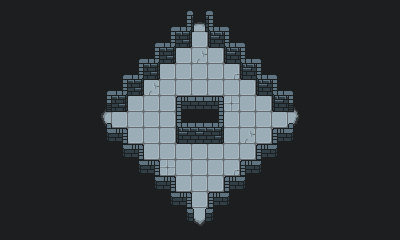

This is a level from a 2D game, rendered from its Tiled map with the project's own tilesets. A one-line summary and the complete map file follow:
An orthogonal 25x15 tile map with 16x16 px tiles, 5 tile layers (Tile Layer 1, Tile Layer 2, Tile Layer 3, Tile Layer 4, ...) and 6 objects.

<map version="1.5" tiledversion="1.6.0" orientation="orthogonal" renderorder="right-down" width="25" height="15" tilewidth="16" tileheight="16" infinite="0" nextlayerid="7" nextobjectid="7">
 <tileset firstgid="1" source="tile_revision.tsx" />
 <layer id="1" name="Tile Layer 1" width="25" height="15">
  <data encoding="csv">
57,57,57,57,57,57,57,57,57,57,57,1,5,6,57,57,57,57,57,57,57,57,57,57,57,
57,57,57,57,57,57,57,57,57,57,1,28,15,27,6,57,57,57,57,57,57,57,57,57,57,
57,57,57,57,57,57,57,57,57,1,28,38,33,37,27,6,57,57,57,57,57,57,57,57,57,
57,57,57,57,57,57,57,57,1,28,38,33,22,33,37,27,6,57,57,57,57,57,57,57,57,
57,57,57,57,57,57,57,1,28,38,33,33,33,33,25,37,27,6,57,57,57,57,57,57,57,
57,57,57,57,57,57,1,28,38,22,33,33,33,33,33,33,37,27,6,57,57,57,57,57,57,
57,57,57,57,57,57,11,38,33,33,33,17,45,18,24,33,33,37,16,57,57,57,57,57,57,
57,57,57,57,57,57,11,33,33,33,33,27,4,28,33,33,33,33,16,57,57,57,57,57,57,
57,57,57,57,57,57,41,18,33,33,33,37,14,38,33,22,33,17,46,57,57,57,57,57,57,
57,57,57,57,57,57,57,41,18,33,33,33,33,33,33,33,17,46,57,57,57,57,57,57,57,
57,57,57,57,57,57,57,57,41,18,24,33,33,33,25,17,46,57,57,57,57,57,57,57,57,
57,57,57,57,57,57,57,57,57,41,18,33,33,33,17,46,57,57,57,57,57,57,57,57,57,
57,57,57,57,57,57,57,57,57,57,41,18,33,17,46,57,57,57,57,57,57,57,57,57,57,
57,57,57,57,57,57,57,57,57,57,57,41,44,46,57,57,57,57,57,57,57,57,57,57,57,
57,57,57,57,57,57,57,57,57,57,57,57,57,57,57,57,57,57,57,57,57,57,57,57,57
</data>
 </layer>
 <layer id="2" name="Tile Layer 2" width="25" height="15">
  <data encoding="csv">
0,0,0,0,0,0,0,0,0,0,0,0,3,0,0,0,0,0,0,0,0,0,0,0,0,
0,0,0,0,0,0,0,0,0,0,0,0,13,0,0,0,0,0,0,0,0,0,0,0,0,
0,0,0,0,0,0,0,0,0,0,0,0,0,0,0,0,0,0,0,0,0,0,0,0,0,
0,0,0,0,0,0,0,0,0,0,0,0,0,0,0,0,0,0,0,0,0,0,0,0,0,
0,0,0,0,0,0,0,0,0,0,0,0,0,0,0,0,0,0,0,0,0,0,0,0,0,
0,0,0,0,0,0,0,0,0,0,0,0,0,0,0,0,0,0,0,0,0,0,0,0,0,
0,0,0,0,0,0,0,0,0,0,0,0,0,0,0,0,0,0,0,0,0,0,0,0,0,
0,0,0,0,0,0,0,0,0,0,0,0,0,0,0,0,0,0,0,0,0,0,0,0,0,
0,0,0,0,0,0,0,0,0,0,0,0,0,0,0,0,0,0,0,0,0,0,0,0,0,
0,0,0,0,0,0,0,0,0,0,0,0,0,0,0,0,0,0,0,0,0,0,0,0,0,
0,0,0,0,0,0,0,0,0,0,0,0,0,0,0,0,0,0,0,0,0,0,0,0,0,
0,0,0,0,0,0,0,0,0,0,0,0,0,0,0,0,0,0,0,0,0,0,0,0,0,
0,0,0,0,0,0,0,0,0,0,0,0,0,0,0,0,0,0,0,0,0,0,0,0,0,
0,0,0,0,0,0,0,0,0,0,0,0,0,0,0,0,0,0,0,0,0,0,0,0,0,
0,0,0,0,0,0,0,0,0,0,0,0,0,0,0,0,0,0,0,0,0,0,0,0,0
</data>
 </layer>
 <layer id="3" name="Tile Layer 3" width="25" height="15">
  <data encoding="csv">
0,0,0,0,0,0,0,0,0,0,0,0,0,0,0,0,0,0,0,0,0,0,0,0,0,
0,0,0,0,0,0,0,0,0,0,0,0,0,0,0,0,0,0,0,0,0,0,0,0,0,
0,0,0,0,0,0,0,0,0,0,0,0,0,0,0,0,0,0,0,0,0,0,0,0,0,
0,0,0,0,0,0,0,0,0,0,0,0,0,0,0,0,0,0,0,0,0,0,0,0,0,
0,0,0,0,0,0,0,0,0,0,0,0,0,0,0,0,0,0,0,0,0,0,0,0,0,
0,0,0,0,0,0,0,0,0,0,0,0,0,0,0,0,0,0,0,0,0,0,0,0,0,
0,0,0,0,0,0,21,0,0,0,0,0,0,0,0,0,0,0,0,0,0,0,0,0,0,
0,0,0,0,0,0,31,0,0,0,0,0,0,0,0,0,0,0,0,0,0,0,0,0,0,
0,0,0,0,0,0,0,0,0,0,0,0,0,0,0,0,0,0,0,0,0,0,0,0,0,
0,0,0,0,0,0,0,0,0,0,0,0,0,0,0,0,0,0,0,0,0,0,0,0,0,
0,0,0,0,0,0,0,0,0,0,0,0,0,0,0,0,0,0,0,0,0,0,0,0,0,
0,0,0,0,0,0,0,0,0,0,0,0,0,0,0,0,0,0,0,0,0,0,0,0,0,
0,0,0,0,0,0,0,0,0,0,0,0,0,0,0,0,0,0,0,0,0,0,0,0,0,
0,0,0,0,0,0,0,0,0,0,0,0,0,0,0,0,0,0,0,0,0,0,0,0,0,
0,0,0,0,0,0,0,0,0,0,0,0,0,0,0,0,0,0,0,0,0,0,0,0,0
</data>
 </layer>
 <layer id="4" name="Tile Layer 4" width="25" height="15">
  <data encoding="csv">
0,0,0,0,0,0,0,0,0,0,0,0,0,0,0,0,0,0,0,0,0,0,0,0,0,
0,0,0,0,0,0,0,0,0,0,0,0,0,0,0,0,0,0,0,0,0,0,0,0,0,
0,0,0,0,0,0,0,0,0,0,0,0,0,0,0,0,0,0,0,0,0,0,0,0,0,
0,0,0,0,0,0,0,0,0,0,0,0,0,0,0,0,0,0,0,0,0,0,0,0,0,
0,0,0,0,0,0,0,0,0,0,0,0,0,0,0,0,0,0,0,0,0,0,0,0,0,
0,0,0,0,0,0,0,0,0,0,0,0,0,0,0,0,0,0,0,0,0,0,0,0,0,
0,0,0,0,0,0,0,0,0,0,0,0,0,0,0,0,0,0,0,0,0,0,0,0,0,
0,0,0,0,0,0,0,0,0,0,0,0,0,0,0,0,0,0,0,0,0,0,0,0,0,
0,0,0,0,0,0,0,0,0,0,0,0,0,0,0,0,0,0,0,0,0,0,0,0,0,
0,0,0,0,0,0,0,0,0,0,0,0,0,0,0,0,0,0,0,0,0,0,0,0,0,
0,0,0,0,0,0,0,0,0,0,0,0,0,0,0,0,0,0,0,0,0,0,0,0,0,
0,0,0,0,0,0,0,0,0,0,0,0,0,0,0,0,0,0,0,0,0,0,0,0,0,
0,0,0,0,0,0,0,0,0,0,0,0,0,0,0,0,0,0,0,0,0,0,0,0,0,
0,0,0,0,0,0,0,0,0,0,0,0,43,0,0,0,0,0,0,0,0,0,0,0,0,
0,0,0,0,0,0,0,0,0,0,0,0,53,0,0,0,0,0,0,0,0,0,0,0,0
</data>
 </layer>
 <layer id="5" name="Tile Layer 5" width="25" height="15">
  <data encoding="csv">
0,0,0,0,0,0,0,0,0,0,0,0,0,0,0,0,0,0,0,0,0,0,0,0,0,
0,0,0,0,0,0,0,0,0,0,0,0,0,0,0,0,0,0,0,0,0,0,0,0,0,
0,0,0,0,0,0,0,0,0,0,0,0,0,0,0,0,0,0,0,0,0,0,0,0,0,
0,0,0,0,0,0,0,0,0,0,0,0,0,0,0,0,0,0,0,0,0,0,0,0,0,
0,0,0,0,0,0,0,0,0,0,0,0,0,0,0,0,0,0,0,0,0,0,0,0,0,
0,0,0,0,0,0,0,0,0,0,0,0,0,0,0,0,0,0,0,0,0,0,0,0,0,
0,0,0,0,0,0,0,0,0,0,0,0,0,0,0,0,0,0,26,0,0,0,0,0,0,
0,0,0,0,0,0,0,0,0,0,0,0,0,0,0,0,0,0,36,0,0,0,0,0,0,
0,0,0,0,0,0,0,0,0,0,0,0,0,0,0,0,0,0,0,0,0,0,0,0,0,
0,0,0,0,0,0,0,0,0,0,0,0,0,0,0,0,0,0,0,0,0,0,0,0,0,
0,0,0,0,0,0,0,0,0,0,0,0,0,0,0,0,0,0,0,0,0,0,0,0,0,
0,0,0,0,0,0,0,0,0,0,0,0,0,0,0,0,0,0,0,0,0,0,0,0,0,
0,0,0,0,0,0,0,0,0,0,0,0,0,0,0,0,0,0,0,0,0,0,0,0,0,
0,0,0,0,0,0,0,0,0,0,0,0,0,0,0,0,0,0,0,0,0,0,0,0,0,
0,0,0,0,0,0,0,0,0,0,0,0,0,0,0,0,0,0,0,0,0,0,0,0,0
</data>
 </layer>
 <objectgroup id="6" name="objects">
  <object id="1" x="186" y="47">
   <properties>
    <property name="north" value="" />
   </properties>
   <point />
  </object>
  <object id="2" x="185" y="207.25">
   <properties>
    <property name="south" value="" />
   </properties>
   <point />
  </object>
  <object id="3" x="105.75" y="127.5">
   <properties>
    <property name="west" value="" />
   </properties>
   <point />
  </object>
  <object id="4" x="266.25" y="127">
   <properties>
    <property name="east" value="" />
   </properties>
   <point />
  </object>
  <object id="5" x="184.75" y="94.25">
   <properties>
    <property name="spawn" value="" />
   </properties>
   <point />
  </object>
  <object id="6" x="186" y="158.25">
   <properties>
    <property name="spawn" value="" />
   </properties>
   <point />
  </object>
 </objectgroup>
</map>
